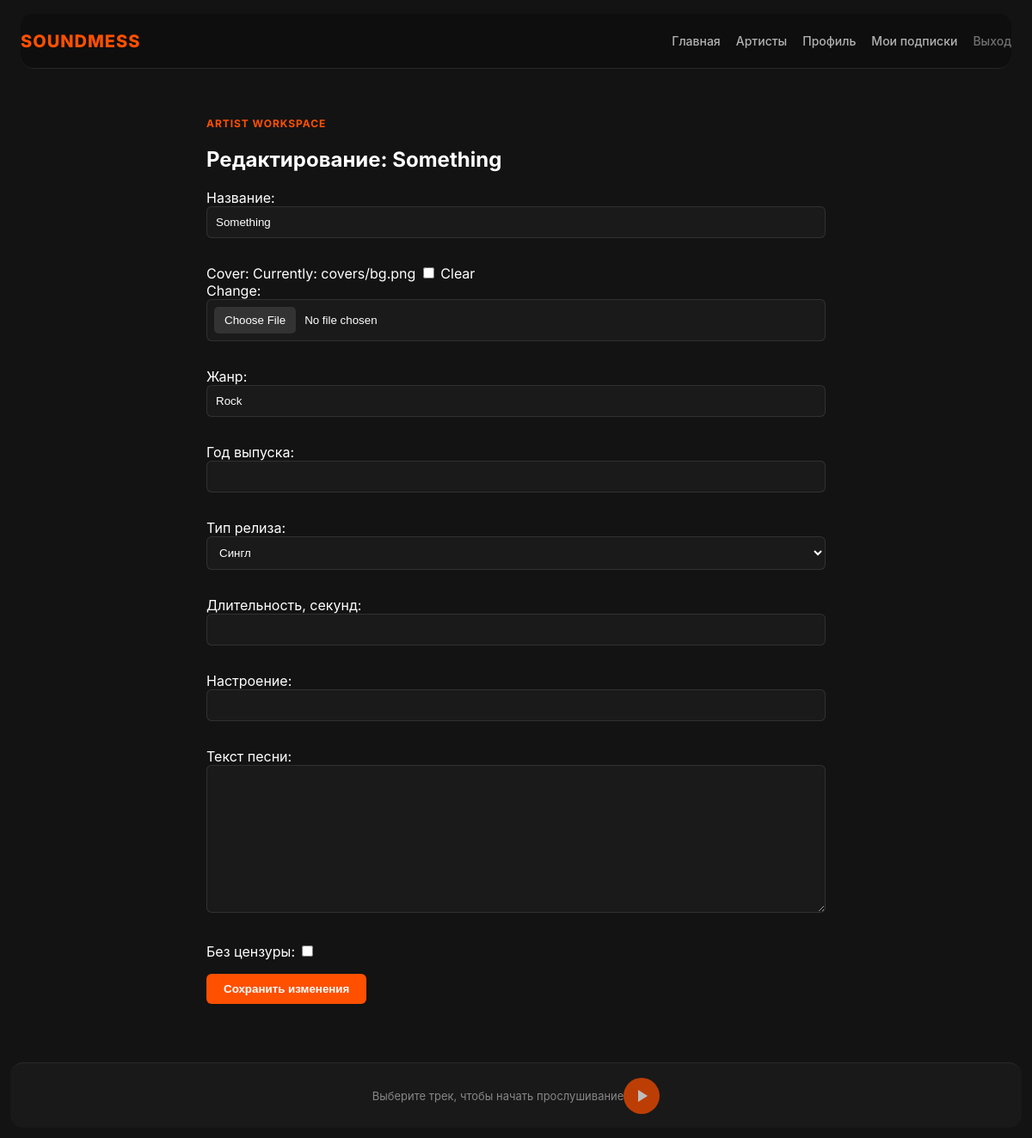
Screenshot of /artist/track/4/edit/ (signed in) with the database file from the repository.
### pc_store/models.py (models this page shows, shortened)
class Track(models.Model):
    SOURCE_CHOICES = [
        ('local', 'Локальная загрузка'),
        ('jamendo', 'Jamendo'),
        ('fma', 'Free Music Archive'),
    ]
    RELEASE_TYPE_CHOICES = [
        ('single', 'Сингл'),
        ('album', 'Альбом'),
        ('ep', 'EP'),
        ('mixtape', 'Микстейп'),
    ]
    artist = models.ForeignKey(Artist, on_delete=models.CASCADE, related_name='tracks')
    title = models.CharField(max_length=200, verbose_name="Название")
    audio_file = models.FileField(upload_to='music/', verbose_name="Файл трека")
    cover = models.ImageField(upload_to='covers/', blank=True, verbose_name="Обложка")
    genre = models.CharField(max_length=50, default='Rock', verbose_name="Жанр")
    plays_count = models.PositiveIntegerField(default=0, verbose_name="Прослушивания")
    release_date = models.DateField(auto_now_add=True, verbose_name="Дата выхода")
    release_year = models.PositiveSmallIntegerField(null=True, blank=True, verbose_name="Год выпуска")
    release_type = models.CharField(
        max_length=10,
        choices=RELEASE_TYPE_CHOICES,
        default='single',
        verbose_name="Тип релиза",
    )
    duration_seconds = models.PositiveIntegerField(null=True, blank=True, verbose_name="Длительность, секунд")
    mood = models.CharField(max_length=50, blank=True, verbose_name="Настроение")
    lyrics = models.TextField(blank=True, verbose_name="Текст песни")
    is_explicit = models.BooleanField(default=False, verbose_name="Без цензуры")
    source_provider = models.CharField(max_length=20, choices=SOURCE_CHOICES, default='local')
    source_id = models.CharField(max_length=200, blank=True)
    license_name = models.CharField(max_length=200, blank=True, verbose_name="Лицензия")
    attribution = models.TextField(blank=True, verbose_name="Атрибуция")
    source_url = models.URLField(blank=True, verbose_name="Источник")
    likes = models.ManyToManyField(User, related_name='liked_tracks', blank=True)
    class Meta:
        constraints = [
            models.UniqueConstraint(
                fields=['source_provider', 'source_id'],
                condition=~models.Q(source_id=''),
                name='unique_external_track_source',
            ),
        ]

### pc_store/views.py (the view)
# urls.py: path('artist/track/<int:track_id>/edit/', views.edit_track, name='edit_track'),
@login_required
def edit_track(request, track_id):
    track = get_object_or_404(
        Track,
        id=track_id,
        artist__user=request.user,
        artist__moderation_status='approved',
    )
    if request.method == 'POST':
        form = TrackMetadataForm(request.POST, request.FILES, instance=track)
        if form.is_valid():
            form.save()
            return redirect('artist_dashboard')
    else:
        form = TrackMetadataForm(instance=track)
    return render(request, 'edit_track.html', {'form': form, 'track': track})

### pc_store/forms.py
class TrackMetadataForm(forms.ModelForm):
    cover = forms.ImageField(required=False, validators=[validate_cover_upload])
    class Meta:
        model = Track
        fields = [
            'title', 'cover', 'genre', 'release_year', 'release_type',
            'duration_seconds', 'mood', 'lyrics', 'is_explicit',
        ]

### templates/edit_track.html (shortened to what this page needs)
{% extends 'base.html' %}
{% block content %}
<section class="form-page">
    <p class="eyebrow">Artist workspace</p>
    <h1>Редактирование: {{ track.title }}</h1>
    <form method="post" enctype="multipart/form-data">
        {{ form.as_p }}
        <button type="submit">Сохранить изменения</button>
    </form>
</section>
{% endblock %}

### templates/base.html (style rules this page uses)
:root { --bg-color: #131313; --card-bg: #1a1a1a; --accent-color: #ff5000; --text-main: #ffffff; --text-dim: #b3b3b3; --border-color: rgba(255, 255, 255, 0.1); --hover-white: rgba(255, 255, 255, 0.05); }
* { box-sizing: border-box; }
body { font-family: 'Inter', -apple-system, sans-serif; background: var(--bg-color); color: var(--text-main); margin: 0; padding-bottom: 112px; min-height: 100vh; }
a { text-decoration: none; color: inherit; transition: 0.2s; }
input[type="text"], input[type="password"], input[type="email"], input[type="number"], input[type="url"], input[type="file"], textarea, select { background: var(--card-bg); border: 1px solid var(--border-color); color: white; padding: 10px; border-radius: 6px; width: 100%; margin-bottom: 15px; }
input[type="number"] { appearance: textfield; -moz-appearance: textfield; }
input[type="file"] { padding: 8px; }
button[type="submit"] { background: var(--accent-color); color: white; border: none; padding: 10px 20px; border-radius: 6px; font-weight: 600; cursor: pointer; }
.eyebrow { color: var(--accent-color); font-size: 12px; font-weight: 700; text-transform: uppercase; letter-spacing: 0.08em; }
.form-page { max-width: 720px; margin: 0 auto; }

### rows the page displays
Track: title "Something", genre "Rock", release_type "Сингл"
